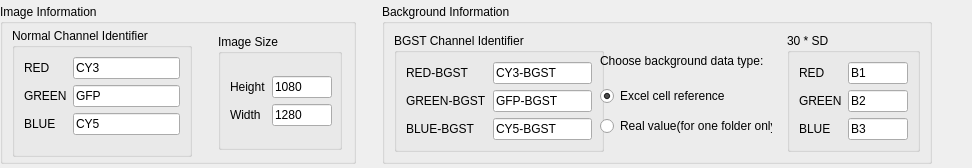
             <widget class="QFrame" name="infromation_frame">
              <layout class="QGridLayout" name="gridLayout_16">
               <property name="leftMargin">
                <number>0</number>
               </property>
               <property name="topMargin">
                <number>4</number>
               </property>
               <property name="rightMargin">
                <number>0</number>
               </property>
               <property name="bottomMargin">
                <number>4</number>
               </property>
               <item row="0" column="2">
                <widget class="QGroupBox" name="bg_group">
                 <property name="minimumSize">
                  <size>
                   <width>550</width>
                   <height>0</height>
                  </size>
                 </property>
                 <property name="maximumSize">
                  <size>
                   <width>550</width>
                   <height>16777215</height>
                  </size>
                 </property>
                 <property name="title">
                  <string>Background Information</string>
                 </property>
                 <layout class="QHBoxLayout" name="horizontalLayout_13">
                  <item>
                   <widget class="QGroupBox" name="groupBox_3">
                    <property name="minimumSize">
                     <size>
                      <width>210</width>
                      <height>0</height>
                     </size>
                    </property>
                    <property name="maximumSize">
                     <size>
                      <width>210</width>
                      <height>16777215</height>
                     </size>
                    </property>
                    <property name="title">
                     <string>BGST Channel Identifier</string>
                    </property>
                    <layout class="QGridLayout" name="gridLayout_11">
                     <item row="0" column="0">
                      <layout class="QFormLayout" name="formLayout_2">
                       <item row="0" column="0">
                        <widget class="QLabel" name="label_9">
                         <property name="text">
                          <string>RED-BGST</string>
                         </property>
                        </widget>
                       </item>
                       <item row="0" column="1">
                        <widget class="QLineEdit" name="red_bgst_identifier">
                         <property name="text">
                          <string>CY3-BGST</string>
                         </property>
                        </widget>
                       </item>
                       <item row="1" column="0">
                        <widget class="QLabel" name="label_10">
                         <property name="text">
                          <string>GREEN-BGST</string>
                         </property>
                        </widget>
                       </item>
                       <item row="1" column="1">
                        <widget class="QLineEdit" name="green_bgst_identifier">
                         <property name="text">
                          <string>GFP-BGST</string>
                         </property>
                        </widget>
                       </item>
                       <item row="2" column="0">
                        <widget class="QLabel" name="label_11">
                         <property name="text">
                          <string>BLUE-BGST</string>
                         </property>
                        </widget>
                       </item>
                       <item row="2" column="1">
                        <widget class="QLineEdit" name="blue_bgst_identifier">
                         <property name="text">
                          <string>CY5-BGST</string>
                         </property>
                        </widget>
                       </item>
                      </layout>
                     </item>
                    </layout>
                   </widget>
                  </item>
                  <item>
                   <widget class="QFrame" name="bg_type">
                    <layout class="QVBoxLayout" name="verticalLayout_11">
                     <item>
                      <widget class="QLabel" name="label_26">
                       <property name="minimumSize">
                        <size>
                         <width>0</width>
                         <height>30</height>
                        </size>
                       </property>
                       <property name="maximumSize">
                        <size>
                         <width>16777215</width>
                         <height>30</height>
                        </size>
                       </property>
                       <property name="text">
                        <string>Choose background data type:</string>
                       </property>
                      </widget>
                     </item>
                     <item>
                      <widget class="QRadioButton" name="excel_cell_ref_ratio">
                       <property name="layoutDirection">
                        <enum>Qt::LeftToRight</enum>
                       </property>
                       <property name="text">
                        <string>Excel cell reference</string>
                       </property>
                       <property name="checked">
                        <bool>true</bool>
                       </property>
                      </widget>
                     </item>
                     <item>
                      <widget class="QRadioButton" name="read_data_ratio">
                       <property name="text">
                        <string>Real value(for one folder only)</string>
                       </property>
                      </widget>
                     </item>
                    </layout>
                   </widget>
                  </item>
                  <item>
                   <widget class="QGroupBox" name="groupBox_8">
                    <property name="sizePolicy">
                     <sizepolicy hsizetype="Fixed" vsizetype="Fixed">
                      <horstretch>0</horstretch>
                      <verstretch>0</verstretch>
                     </sizepolicy>
                    </property>
                    <property name="minimumSize">
                     <size>
                      <width>0</width>
                      <height>0</height>
                     </size>
                    </property>
                    <property name="maximumSize">
                     <size>
                      <width>180</width>
                      <height>16777215</height>
                     </size>
                    </property>
                    <property name="title">
                     <string>30 * SD</string>
                    </property>
                    <layout class="QGridLayout" name="gridLayout_14">
                     <item row="0" column="0">
                      <layout class="QFormLayout" name="formLayout_5">
                       <item row="0" column="0">
                        <widget class="QLabel" name="label_23">
                         <property name="text">
                          <string>RED</string>
                         </property>
                        </widget>
                       </item>
                       <item row="0" column="1">
                        <widget class="QLineEdit" name="red_30sd">
                         <property name="minimumSize">
                          <size>
                           <width>60</width>
                           <height>0</height>
                          </size>
                         </property>
                         <property name="maximumSize">
                          <size>
                           <width>60</width>
                           <height>16777215</height>
                          </size>
                         </property>
                         <property name="text">
                          <string>B1</string>
                         </property>
                         <property name="placeholderText">
                          <string/>
                         </property>
                        </widget>
                       </item>
                       <item row="1" column="0">
                        <widget class="QLabel" name="label_24">
                         <property name="text">
                          <string>GREEN</string>
                         </property>
                        </widget>
                       </item>
                       <item row="1" column="1">
                        <widget class="QLineEdit" name="green_30sd">
                         <property name="minimumSize">
                          <size>
                           <width>60</width>
                           <height>0</height>
                          </size>
                         </property>
                         <property name="maximumSize">
                          <size>
                           <width>60</width>
                           <height>16777215</height>
                          </size>
                         </property>
                         <property name="text">
                          <string>B2</string>
                         </property>
                        </widget>
                       </item>
                       <item row="2" column="0">
                        <widget class="QLabel" name="label_25">
                         <property name="text">
                          <string>BLUE</string>
                         </property>
                        </widget>
                       </item>
                       <item row="2" column="1">
                        <widget class="QLineEdit" name="blue_30sd">
                         <property name="minimumSize">
                          <size>
                           <width>60</width>
                           <height>0</height>
                          </size>
                         </property>
                         <property name="maximumSize">
                          <size>
                           <width>60</width>
                           <height>16777215</height>
                          </size>
                         </property>
                         <property name="text">
                          <string>B3</string>
                         </property>
                        </widget>
                       </item>
                      </layout>
                     </item>
                    </layout>
                   </widget>
                  </item>
                 </layout>
                </widget>
               </item>
               <item row="0" column="0">
                <widget class="QGroupBox" name="groupBox">
                 <property name="minimumSize">
                  <size>
                   <width>356</width>
                   <height>0</height>
                  </size>
                 </property>
                 <property name="maximumSize">
                  <size>
                   <width>356</width>
                   <height>16777215</height>
                  </size>
                 </property>
                 <property name="title">
                  <string>Image Information</string>
                 </property>
                 <layout class="QHBoxLayout" name="horizontalLayout_11">
                  <property name="topMargin">
                   <number>4</number>
                  </property>
                  <property name="bottomMargin">
                   <number>4</number>
                  </property>
                  <item>
                   <widget class="QGroupBox" name="groupBox_2">
                    <property name="minimumSize">
                     <size>
                      <width>180</width>
                      <height>0</height>
                     </size>
                    </property>
                    <property name="maximumSize">
                     <size>
                      <width>180</width>
                      <height>16777215</height>
                     </size>
                    </property>
                    <property name="title">
                     <string>Normal Channel Identifier</string>
                    </property>
                    <layout class="QGridLayout" name="gridLayout_9">
                     <item row="0" column="0">
                      <layout class="QFormLayout" name="formLayout">
                       <item row="0" column="0">
                        <widget class="QLabel" name="label_4">
                         <property name="text">
                          <string>RED</string>
                         </property>
                        </widget>
                       </item>
                       <item row="1" column="0">
                        <widget class="QLabel" name="label_7">
                         <property name="text">
                          <string>GREEN</string>
                         </property>
                        </widget>
                       </item>
                       <item row="1" column="1">
                        <widget class="QLineEdit" name="green_identifier">
                         <property name="text">
                          <string>GFP</string>
                         </property>
                        </widget>
                       </item>
                       <item row="2" column="0">
                        <widget class="QLabel" name="label_8">
                         <property name="text">
                          <string>BLUE</string>
                         </property>
                        </widget>
                       </item>
                       <item row="2" column="1">
                        <widget class="QLineEdit" name="blue_identifier">
                         <property name="text">
                          <string>CY5</string>
                         </property>
                        </widget>
                       </item>
                       <item row="0" column="1">
                        <widget class="QLineEdit" name="red_identifier">
                         <property name="text">
                          <string>CY3</string>
                         </property>
                         <property name="placeholderText">
                          <string/>
                         </property>
                        </widget>
                       </item>
                      </layout>
                     </item>
                    </layout>
                   </widget>
                  </item>
                  <item>
                   <spacer name="horizontalSpacer_15">
                    <property name="orientation">
                     <enum>Qt::Horizontal</enum>
                    </property>
                    <property name="sizeType">
                     <enum>QSizePolicy::Fixed</enum>
                    </property>
                    <property name="sizeHint" stdset="0">
                     <size>
                      <width>20</width>
                      <height>20</height>
                     </size>
                    </property>
                   </spacer>
                  </item>
                  <item>
                   <widget class="QGroupBox" name="groupBox_4">
                    <property name="minimumSize">
                     <size>
                      <width>124</width>
                      <height>116</height>
                     </size>
                    </property>
                    <property name="maximumSize">
                     <size>
                      <width>124</width>
                      <height>116</height>
                     </size>
                    </property>
                    <property name="title">
                     <string>Image Size</string>
                    </property>
                    <layout class="QGridLayout" name="gridLayout_12">
                     <item row="0" column="0">
                      <layout class="QFormLayout" name="formLayout_3">
                       <property name="labelAlignment">
                        <set>Qt::AlignLeading|Qt::AlignLeft|Qt::AlignVCenter</set>
                       </property>
                       <property name="formAlignment">
                        <set>Qt::AlignLeading|Qt::AlignLeft|Qt::AlignVCenter</set>
                       </property>
                       <item row="0" column="0">
                        <widget class="QLabel" name="label_13">
                         <property name="text">
                          <string>Height</string>
                         </property>
                        </widget>
                       </item>
                       <item row="0" column="1">
                        <widget class="QLineEdit" name="image_height">
                         <property name="minimumSize">
                          <size>
                           <width>60</width>
                           <height>0</height>
                          </size>
                         </property>
                         <property name="maximumSize">
                          <size>
                           <width>60</width>
                           <height>16777215</height>
                          </size>
                         </property>
                         <property name="text">
                          <string>1080</string>
                         </property>
                        </widget>
                       </item>
                       <item row="1" column="0">
                        <widget class="QLabel" name="label_19">
                         <property name="text">
                          <string>Width</string>
                         </property>
                        </widget>
                       </item>
                       <item row="1" column="1">
                        <widget class="QLineEdit" name="image_width">
                         <property name="minimumSize">
                          <size>
                           <width>60</width>
                           <height>0</height>
                          </size>
                         </property>
                         <property name="maximumSize">
                          <size>
                           <width>60</width>
                           <height>16777215</height>
                          </size>
                         </property>
                         <property name="text">
                          <string>1280</string>
                         </property>
                        </widget>
                       </item>
                      </layout>
                     </item>
                    </layout>
                   </widget>
                  </item>
                 </layout>
                </widget>
               </item>
               <item row="0" column="1">
                <spacer name="horizontalSpacer_16">
                 <property name="orientation">
                  <enum>Qt::Horizontal</enum>
                 </property>
                 <property name="sizeType">
                  <enum>QSizePolicy::Fixed</enum>
                 </property>
                 <property name="sizeHint" stdset="0">
                  <size>
                   <width>20</width>
                   <height>20</height>
                  </size>
                 </property>
                </spacer>
               </item>
               <item row="0" column="3">
                <spacer name="horizontalSpacer_17">
                 <property name="orientation">
                  <enum>Qt::Horizontal</enum>
                 </property>
                 <property name="sizeHint" stdset="0">
                  <size>
                   <width>40</width>
                   <height>20</height>
                  </size>
                 </property>
                </spacer>
               </item>
              </layout>
             </widget>
